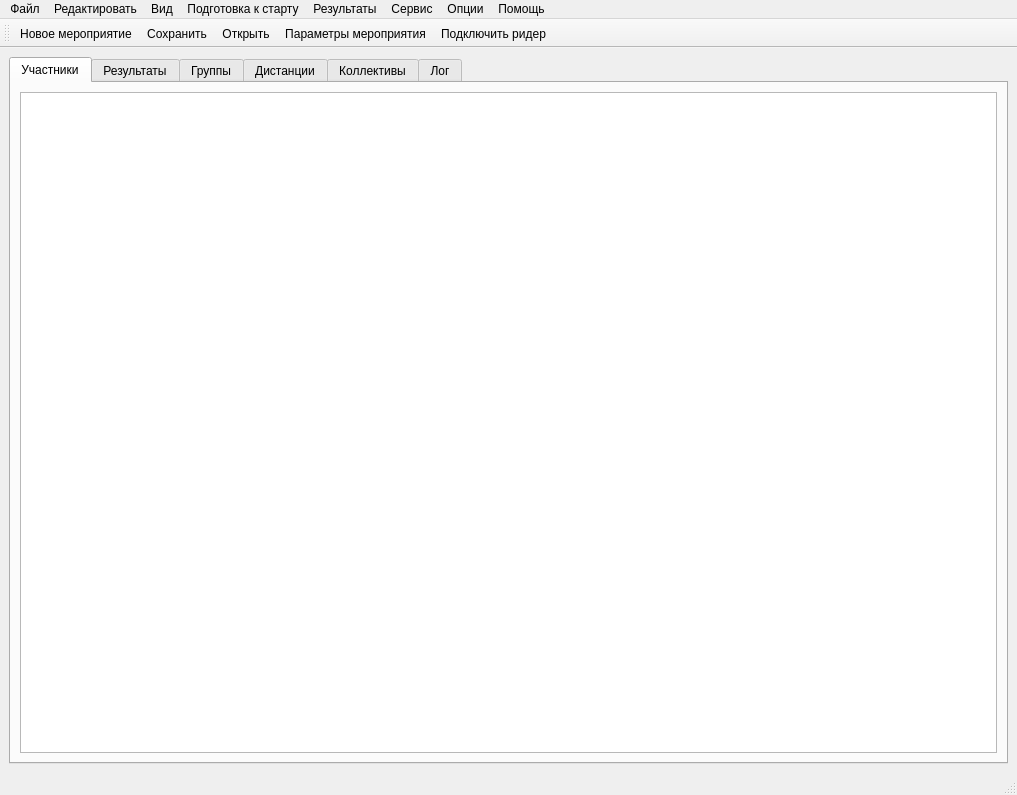
<?xml version="1.0" encoding="UTF-8"?>
<ui version="4.0">
 <class>MainWindow</class>
 <widget class="QMainWindow" name="MainWindow">
  <property name="geometry">
   <rect>
    <x>0</x>
    <y>0</y>
    <width>1017</width>
    <height>795</height>
   </rect>
  </property>
  <property name="windowTitle">
   <string>T-Event</string>
  </property>
  <widget class="QWidget" name="centralwidget">
   <layout class="QGridLayout" name="gridLayout_2">
    <item row="0" column="0">
     <widget class="QTabWidget" name="tabWidget">
      <property name="currentIndex">
       <number>0</number>
      </property>
      <property name="iconSize">
       <size>
        <width>10</width>
        <height>10</height>
       </size>
      </property>
      <widget class="QWidget" name="tab1Person">
       <attribute name="title">
        <string>Участники</string>
       </attribute>
       <layout class="QVBoxLayout" name="verticalLayout_2">
        <item>
         <widget class="QTableView" name="tablePerson"/>
        </item>
       </layout>
      </widget>
      <widget class="QWidget" name="tab2Result">
       <attribute name="title">
        <string>Результаты</string>
       </attribute>
       <layout class="QGridLayout" name="gridLayout_4">
        <item row="0" column="0">
         <widget class="QTableView" name="tableResult">
          <property name="selectionBehavior">
           <enum>QAbstractItemView::SelectRows</enum>
          </property>
         </widget>
        </item>
       </layout>
      </widget>
      <widget class="QWidget" name="tab3Group">
       <attribute name="title">
        <string>Группы</string>
       </attribute>
       <layout class="QVBoxLayout" name="verticalLayout_3">
        <item>
         <widget class="QTableView" name="tableGroup"/>
        </item>
       </layout>
      </widget>
      <widget class="QWidget" name="tab4Dist">
       <attribute name="title">
        <string>Дистанции</string>
       </attribute>
       <layout class="QVBoxLayout" name="verticalLayout_4">
        <item>
         <widget class="QTableView" name="tableDist"/>
        </item>
       </layout>
      </widget>
      <widget class="QWidget" name="tab5Org">
       <attribute name="title">
        <string>Коллективы</string>
       </attribute>
       <layout class="QVBoxLayout" name="verticalLayout">
        <item>
         <widget class="QTableView" name="tableOrg"/>
        </item>
       </layout>
      </widget>
      <widget class="QWidget" name="tab6log">
       <attribute name="title">
        <string>Лог</string>
       </attribute>
       <layout class="QGridLayout" name="gridLayout">
        <item row="0" column="0">
         <widget class="QTextEdit" name="msg_log">
          <property name="sizePolicy">
           <sizepolicy hsizetype="Expanding" vsizetype="Expanding">
            <horstretch>0</horstretch>
            <verstretch>0</verstretch>
           </sizepolicy>
          </property>
         </widget>
        </item>
       </layout>
      </widget>
     </widget>
    </item>
   </layout>
  </widget>
  <widget class="QMenuBar" name="menubar">
   <property name="geometry">
    <rect>
     <x>0</x>
     <y>0</y>
     <width>1017</width>
     <height>25</height>
    </rect>
   </property>
   <widget class="QMenu" name="menu">
    <property name="title">
     <string>Файл</string>
    </property>
    <widget class="QMenu" name="menu_2">
     <property name="title">
      <string>Импорт</string>
     </property>
     <addaction name="act_import_csv_orgeo_ru"/>
     <addaction name="act_Sportorg_JSON"/>
    </widget>
    <addaction name="act_new"/>
    <addaction name="act_save"/>
    <addaction name="act_open"/>
    <addaction name="act_save_as"/>
    <addaction name="act_info"/>
    <addaction name="separator"/>
    <addaction name="menu_2"/>
    <addaction name="separator"/>
    <addaction name="act_quit"/>
   </widget>
   <widget class="QMenu" name="menu_3">
    <property name="title">
     <string>Редактировать</string>
    </property>
    <addaction name="act_insert"/>
    <addaction name="act_delete"/>
    <addaction name="act_copy"/>
    <addaction name="act_duplicate"/>
   </widget>
   <widget class="QMenu" name="menu_4">
    <property name="title">
     <string>Вид</string>
    </property>
    <addaction name="act_refresh"/>
    <addaction name="act_filtr"/>
    <addaction name="act_find"/>
    <addaction name="separator"/>
    <addaction name="act_show_persons"/>
    <addaction name="act_show_results"/>
    <addaction name="act_show_groups"/>
    <addaction name="act_show_dists"/>
    <addaction name="act_show_orgs"/>
   </widget>
   <widget class="QMenu" name="menu_5">
    <property name="title">
     <string>Подготовка к старту</string>
    </property>
   </widget>
   <widget class="QMenu" name="menu_6">
    <property name="title">
     <string>Результаты</string>
    </property>
   </widget>
   <widget class="QMenu" name="menu_7">
    <property name="title">
     <string>Сервис</string>
    </property>
   </widget>
   <widget class="QMenu" name="menu_8">
    <property name="title">
     <string>Опции</string>
    </property>
    <addaction name="act_comport_dialogset"/>
    <addaction name="act_connect_comport"/>
    <addaction name="act_disconnect_comport"/>
    <addaction name="separator"/>
    <addaction name="act_online"/>
   </widget>
   <widget class="QMenu" name="menu_9">
    <property name="title">
     <string>Помощь</string>
    </property>
   </widget>
   <addaction name="menu"/>
   <addaction name="menu_3"/>
   <addaction name="menu_4"/>
   <addaction name="menu_5"/>
   <addaction name="menu_6"/>
   <addaction name="menu_7"/>
   <addaction name="menu_8"/>
   <addaction name="menu_9"/>
  </widget>
  <widget class="QStatusBar" name="statusbar"/>
  <widget class="QToolBar" name="toolBar">
   <property name="windowTitle">
    <string>toolBar</string>
   </property>
   <attribute name="toolBarArea">
    <enum>TopToolBarArea</enum>
   </attribute>
   <attribute name="toolBarBreak">
    <bool>false</bool>
   </attribute>
   <addaction name="act_new"/>
   <addaction name="act_save"/>
   <addaction name="act_open"/>
   <addaction name="act_info"/>
   <addaction name="act_connect_comport"/>
  </widget>
  <action name="act_new">
   <property name="icon">
    <iconset resource="../resource.qrc">
     <normaloff>:/rec/img/new.svg</normaloff>:/rec/img/new.svg</iconset>
   </property>
   <property name="text">
    <string>Новое мероприятие</string>
   </property>
   <property name="toolTip">
    <string>Создать</string>
   </property>
   <property name="shortcut">
    <string>Ctrl+N</string>
   </property>
  </action>
  <action name="act_save">
   <property name="icon">
    <iconset resource="../resource.qrc">
     <normaloff>:/rec/img/save.svg</normaloff>:/rec/img/save.svg</iconset>
   </property>
   <property name="text">
    <string>Сохранить</string>
   </property>
   <property name="shortcut">
    <string>Ctrl+S</string>
   </property>
  </action>
  <action name="act_open">
   <property name="icon">
    <iconset resource="../resource.qrc">
     <normaloff>:/rec/img/open.svg</normaloff>:/rec/img/open.svg</iconset>
   </property>
   <property name="text">
    <string>Открыть</string>
   </property>
   <property name="shortcut">
    <string>Ctrl+O</string>
   </property>
  </action>
  <action name="act_save_as">
   <property name="text">
    <string>Сохранить как...</string>
   </property>
  </action>
  <action name="act_info">
   <property name="icon">
    <iconset resource="../resource.qrc">
     <normaloff>:/rec/img/info.svg</normaloff>:/rec/img/info.svg</iconset>
   </property>
   <property name="text">
    <string>Параметры мероприятия</string>
   </property>
   <property name="shortcut">
    <string>Ctrl+I</string>
   </property>
  </action>
  <action name="act_import_csv_orgeo_ru">
   <property name="text">
    <string>Заяка CSV (Orgeo.ru)</string>
   </property>
  </action>
  <action name="act_quit">
   <property name="icon">
    <iconset resource="../resource.qrc">
     <normaloff>:/rec/img/quit.svg</normaloff>:/rec/img/quit.svg</iconset>
   </property>
   <property name="text">
    <string>Выход</string>
   </property>
  </action>
  <action name="act_Sportorg_JSON">
   <property name="text">
    <string>Мероприятие Sportorg (JSON)</string>
   </property>
  </action>
  <action name="act_refresh">
   <property name="text">
    <string>Обновить</string>
   </property>
   <property name="shortcut">
    <string>F5</string>
   </property>
  </action>
  <action name="act_filtr">
   <property name="text">
    <string>Фильтрация</string>
   </property>
   <property name="shortcut">
    <string>F2</string>
   </property>
  </action>
  <action name="act_find">
   <property name="text">
    <string>Поиск</string>
   </property>
   <property name="shortcut">
    <string>Ctrl+F</string>
   </property>
  </action>
  <action name="act_show_persons">
   <property name="text">
    <string>Участники</string>
   </property>
   <property name="shortcut">
    <string>Ctrl+1</string>
   </property>
  </action>
  <action name="act_show_results">
   <property name="text">
    <string>Результаты</string>
   </property>
   <property name="shortcut">
    <string>Ctrl+2</string>
   </property>
  </action>
  <action name="act_show_groups">
   <property name="text">
    <string>Группы</string>
   </property>
   <property name="shortcut">
    <string>Ctrl+3</string>
   </property>
  </action>
  <action name="act_show_dists">
   <property name="text">
    <string>Дистанции</string>
   </property>
   <property name="shortcut">
    <string>Ctrl+4</string>
   </property>
  </action>
  <action name="act_show_orgs">
   <property name="text">
    <string>Команды</string>
   </property>
   <property name="shortcut">
    <string>Ctrl+5</string>
   </property>
  </action>
  <action name="act_insert">
   <property name="text">
    <string>Добавить запись</string>
   </property>
  </action>
  <action name="act_delete">
   <property name="text">
    <string>Удалить</string>
   </property>
  </action>
  <action name="act_copy">
   <property name="text">
    <string>Копировать</string>
   </property>
  </action>
  <action name="act_duplicate">
   <property name="text">
    <string>Дублировать</string>
   </property>
  </action>
  <action name="act_comport_dialogset">
   <property name="text">
    <string>Настройки COM-порта</string>
   </property>
  </action>
  <action name="act_connect_comport">
   <property name="icon">
    <iconset resource="../resource.qrc">
     <normaloff>:/rec/img/disconnect.png</normaloff>:/rec/img/disconnect.png</iconset>
   </property>
   <property name="text">
    <string>Подключить ридер</string>
   </property>
  </action>
  <action name="act_disconnect_comport">
   <property name="enabled">
    <bool>false</bool>
   </property>
   <property name="icon">
    <iconset resource="../resource.qrc">
     <normaloff>:/rec/img/connect.png</normaloff>:/rec/img/connect.png</iconset>
   </property>
   <property name="text">
    <string>Отключить ридер</string>
   </property>
  </action>
  <action name="act_online">
   <property name="text">
    <string>Online</string>
   </property>
  </action>
 </widget>
 <resources>
  <include location="../resource.qrc"/>
 </resources>
 <connections/>
</ui>
